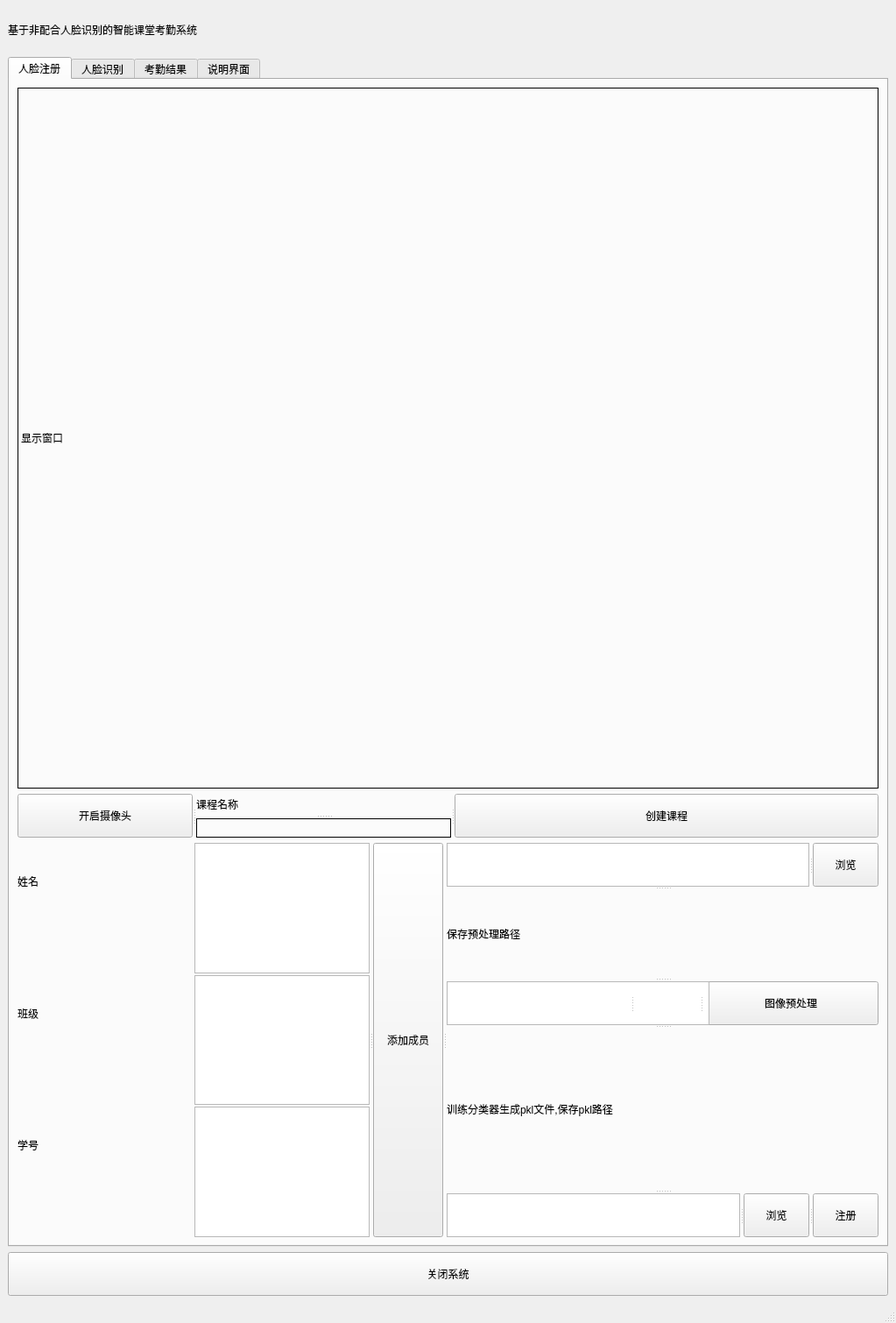
<?xml version="1.0" encoding="UTF-8"?>
<ui version="4.0">
 <class>MainWindow</class>
 <widget class="QMainWindow" name="MainWindow">
  <property name="geometry">
   <rect>
    <x>0</x>
    <y>0</y>
    <width>1023</width>
    <height>1510</height>
   </rect>
  </property>
  <property name="minimumSize">
   <size>
    <width>0</width>
    <height>1100</height>
   </size>
  </property>
  <property name="windowTitle">
   <string>MainWindow</string>
  </property>
  <widget class="QWidget" name="centralwidget">
   <layout class="QVBoxLayout" name="verticalLayout">
    <item>
     <widget class="QLabel" name="label_3">
      <property name="minimumSize">
       <size>
        <width>0</width>
        <height>50</height>
       </size>
      </property>
      <property name="maximumSize">
       <size>
        <width>16777215</width>
        <height>50</height>
       </size>
      </property>
      <property name="text">
       <string>基于非配合人脸识别的智能课堂考勤系统</string>
      </property>
     </widget>
    </item>
    <item>
     <widget class="QTabWidget" name="tabWidget">
      <property name="minimumSize">
       <size>
        <width>600</width>
        <height>0</height>
       </size>
      </property>
      <property name="currentIndex">
       <number>0</number>
      </property>
      <widget class="QWidget" name="tab">
       <attribute name="title">
        <string>人脸注册</string>
       </attribute>
       <layout class="QVBoxLayout" name="verticalLayout_2">
        <item>
         <widget class="QLabel" name="label_camera">
          <property name="minimumSize">
           <size>
            <width>660</width>
            <height>800</height>
           </size>
          </property>
          <property name="frameShape">
           <enum>QFrame::Box</enum>
          </property>
          <property name="text">
           <string>显示窗口</string>
          </property>
         </widget>
        </item>
        <item>
         <widget class="QSplitter" name="splitter_11">
          <property name="orientation">
           <enum>Qt::Horizontal</enum>
          </property>
          <widget class="QPushButton" name="btn_open_camera">
           <property name="minimumSize">
            <size>
             <width>200</width>
             <height>50</height>
            </size>
           </property>
           <property name="maximumSize">
            <size>
             <width>200</width>
             <height>100</height>
            </size>
           </property>
           <property name="text">
            <string>开启摄像头</string>
           </property>
          </widget>
          <widget class="QSplitter" name="splitter_9">
           <property name="orientation">
            <enum>Qt::Horizontal</enum>
           </property>
           <widget class="QSplitter" name="splitter_8">
            <property name="orientation">
             <enum>Qt::Vertical</enum>
            </property>
            <widget class="QLabel" name="label_6">
             <property name="text">
              <string>课程名称</string>
             </property>
            </widget>
            <widget class="QLabel" name="label_show_course">
             <property name="frameShape">
              <enum>QFrame::Box</enum>
             </property>
             <property name="text">
              <string/>
             </property>
            </widget>
           </widget>
           <widget class="QPushButton" name="btn_create_data">
            <property name="text">
             <string>创建课程</string>
            </property>
           </widget>
          </widget>
         </widget>
        </item>
        <item>
         <widget class="QSplitter" name="splitter_4">
          <property name="orientation">
           <enum>Qt::Horizontal</enum>
          </property>
          <widget class="QWidget" name="layoutWidget">
           <layout class="QFormLayout" name="formLayout">
            <property name="horizontalSpacing">
             <number>2</number>
            </property>
            <property name="verticalSpacing">
             <number>2</number>
            </property>
            <item row="0" column="0">
             <widget class="QLabel" name="label_4">
              <property name="minimumSize">
               <size>
                <width>200</width>
                <height>50</height>
               </size>
              </property>
              <property name="text">
               <string>姓名</string>
              </property>
             </widget>
            </item>
            <item row="1" column="1">
             <widget class="QTextEdit" name="text_classes">
              <property name="minimumSize">
               <size>
                <width>200</width>
                <height>50</height>
               </size>
              </property>
             </widget>
            </item>
            <item row="2" column="0">
             <widget class="QLabel" name="label_5">
              <property name="minimumSize">
               <size>
                <width>200</width>
                <height>50</height>
               </size>
              </property>
              <property name="text">
               <string>学号</string>
              </property>
             </widget>
            </item>
            <item row="2" column="1">
             <widget class="QTextEdit" name="text_num">
              <property name="minimumSize">
               <size>
                <width>200</width>
                <height>50</height>
               </size>
              </property>
             </widget>
            </item>
            <item row="1" column="0">
             <widget class="QLabel" name="label_7">
              <property name="minimumSize">
               <size>
                <width>200</width>
                <height>50</height>
               </size>
              </property>
              <property name="text">
               <string>班级</string>
              </property>
             </widget>
            </item>
            <item row="0" column="1">
             <widget class="QTextEdit" name="text_name">
              <property name="minimumSize">
               <size>
                <width>200</width>
                <height>50</height>
               </size>
              </property>
             </widget>
            </item>
           </layout>
          </widget>
          <widget class="QPushButton" name="btn_insert">
           <property name="text">
            <string>添加成员</string>
           </property>
          </widget>
          <widget class="QSplitter" name="splitter_10">
           <property name="orientation">
            <enum>Qt::Vertical</enum>
           </property>
           <widget class="QSplitter" name="splitter">
            <property name="orientation">
             <enum>Qt::Horizontal</enum>
            </property>
            <widget class="QTextBrowser" name="text_path">
             <property name="minimumSize">
              <size>
               <width>300</width>
               <height>50</height>
              </size>
             </property>
             <property name="maximumSize">
              <size>
               <width>16777215</width>
               <height>50</height>
              </size>
             </property>
            </widget>
            <widget class="QPushButton" name="btn_path">
             <property name="minimumSize">
              <size>
               <width>75</width>
               <height>50</height>
              </size>
             </property>
             <property name="maximumSize">
              <size>
               <width>75</width>
               <height>50</height>
              </size>
             </property>
             <property name="text">
              <string>浏览</string>
             </property>
            </widget>
           </widget>
           <widget class="QLabel" name="label_detect_output">
            <property name="minimumSize">
             <size>
              <width>0</width>
              <height>50</height>
             </size>
            </property>
            <property name="maximumSize">
             <size>
              <width>16777215</width>
              <height>100</height>
             </size>
            </property>
            <property name="text">
             <string>保存预处理路径</string>
            </property>
           </widget>
           <widget class="QSplitter" name="splitter_7">
            <property name="orientation">
             <enum>Qt::Horizontal</enum>
            </property>
            <widget class="QTextBrowser" name="text_detect_path">
             <property name="minimumSize">
              <size>
               <width>300</width>
               <height>50</height>
              </size>
             </property>
             <property name="maximumSize">
              <size>
               <width>16777215</width>
               <height>50</height>
              </size>
             </property>
            </widget>
            <widget class="QPushButton" name="btn_detect_path">
             <property name="minimumSize">
              <size>
               <width>75</width>
               <height>50</height>
              </size>
             </property>
             <property name="maximumSize">
              <size>
               <width>75</width>
               <height>50</height>
              </size>
             </property>
             <property name="text">
              <string>浏览</string>
             </property>
            </widget>
            <widget class="QPushButton" name="btn_detect">
             <property name="minimumSize">
              <size>
               <width>200</width>
               <height>50</height>
              </size>
             </property>
             <property name="maximumSize">
              <size>
               <width>200</width>
               <height>50</height>
              </size>
             </property>
             <property name="text">
              <string>图像预处理</string>
             </property>
            </widget>
           </widget>
           <widget class="QLabel" name="label_train_output">
            <property name="minimumSize">
             <size>
              <width>0</width>
              <height>50</height>
             </size>
            </property>
            <property name="maximumSize">
             <size>
              <width>16777215</width>
              <height>200</height>
             </size>
            </property>
            <property name="text">
             <string>训练分类器生成pkl文件,保存pkl路径</string>
            </property>
           </widget>
           <widget class="QSplitter" name="splitter_5">
            <property name="orientation">
             <enum>Qt::Horizontal</enum>
            </property>
            <widget class="QTextBrowser" name="text_train_path">
             <property name="minimumSize">
              <size>
               <width>300</width>
               <height>50</height>
              </size>
             </property>
             <property name="maximumSize">
              <size>
               <width>16777215</width>
               <height>50</height>
              </size>
             </property>
            </widget>
            <widget class="QPushButton" name="btn_train_path">
             <property name="minimumSize">
              <size>
               <width>75</width>
               <height>50</height>
              </size>
             </property>
             <property name="maximumSize">
              <size>
               <width>75</width>
               <height>50</height>
              </size>
             </property>
             <property name="text">
              <string>浏览</string>
             </property>
            </widget>
            <widget class="QPushButton" name="btn_train">
             <property name="minimumSize">
              <size>
               <width>75</width>
               <height>50</height>
              </size>
             </property>
             <property name="maximumSize">
              <size>
               <width>75</width>
               <height>50</height>
              </size>
             </property>
             <property name="text">
              <string>注册</string>
             </property>
            </widget>
           </widget>
          </widget>
         </widget>
        </item>
       </layout>
      </widget>
      <widget class="QWidget" name="tab_3">
       <attribute name="title">
        <string>人脸识别</string>
       </attribute>
       <layout class="QVBoxLayout" name="verticalLayout_3">
        <item>
         <widget class="QLabel" name="label_camera_recog">
          <property name="minimumSize">
           <size>
            <width>660</width>
            <height>600</height>
           </size>
          </property>
          <property name="frameShape">
           <enum>QFrame::Box</enum>
          </property>
          <property name="text">
           <string>显示窗口</string>
          </property>
         </widget>
        </item>
        <item>
         <widget class="QPushButton" name="btn_camera_recog">
          <property name="minimumSize">
           <size>
            <width>200</width>
            <height>50</height>
           </size>
          </property>
          <property name="maximumSize">
           <size>
            <width>200</width>
            <height>50</height>
           </size>
          </property>
          <property name="text">
           <string>开始识别</string>
          </property>
         </widget>
        </item>
       </layout>
      </widget>
      <widget class="QWidget" name="tab_4">
       <attribute name="title">
        <string>考勤结果</string>
       </attribute>
       <layout class="QVBoxLayout" name="verticalLayout_4">
        <item>
         <widget class="QSplitter" name="splitter_13">
          <property name="orientation">
           <enum>Qt::Horizontal</enum>
          </property>
          <widget class="QSplitter" name="splitter_6">
           <property name="orientation">
            <enum>Qt::Vertical</enum>
           </property>
           <widget class="QLabel" name="label_10">
            <property name="minimumSize">
             <size>
              <width>0</width>
              <height>50</height>
             </size>
            </property>
            <property name="maximumSize">
             <size>
              <width>16777215</width>
              <height>50</height>
             </size>
            </property>
            <property name="text">
             <string>课程</string>
            </property>
           </widget>
           <widget class="QLabel" name="label_cla">
            <property name="minimumSize">
             <size>
              <width>0</width>
              <height>50</height>
             </size>
            </property>
            <property name="maximumSize">
             <size>
              <width>16777215</width>
              <height>50</height>
             </size>
            </property>
            <property name="frameShape">
             <enum>QFrame::Box</enum>
            </property>
            <property name="text">
             <string/>
            </property>
           </widget>
          </widget>
          <widget class="QSplitter" name="splitter_12">
           <property name="orientation">
            <enum>Qt::Vertical</enum>
           </property>
           <widget class="QLabel" name="label_8">
            <property name="minimumSize">
             <size>
              <width>0</width>
              <height>50</height>
             </size>
            </property>
            <property name="maximumSize">
             <size>
              <width>16777215</width>
              <height>50</height>
             </size>
            </property>
            <property name="text">
             <string>课时</string>
            </property>
           </widget>
           <widget class="QLabel" name="label_cla_time">
            <property name="minimumSize">
             <size>
              <width>0</width>
              <height>50</height>
             </size>
            </property>
            <property name="maximumSize">
             <size>
              <width>16777215</width>
              <height>50</height>
             </size>
            </property>
            <property name="frameShape">
             <enum>QFrame::Box</enum>
            </property>
            <property name="text">
             <string/>
            </property>
           </widget>
          </widget>
         </widget>
        </item>
        <item>
         <widget class="QSplitter" name="splitter_3">
          <property name="orientation">
           <enum>Qt::Vertical</enum>
          </property>
          <widget class="QTableView" name="table_data_view"/>
          <widget class="QSplitter" name="splitter_2">
           <property name="orientation">
            <enum>Qt::Horizontal</enum>
           </property>
           <widget class="QPushButton" name="btn_Attendance">
            <property name="minimumSize">
             <size>
              <width>200</width>
              <height>100</height>
             </size>
            </property>
            <property name="maximumSize">
             <size>
              <width>200</width>
              <height>100</height>
             </size>
            </property>
            <property name="text">
             <string>查询考勤数据</string>
            </property>
           </widget>
           <widget class="QLabel" name="label_count">
            <property name="minimumSize">
             <size>
              <width>0</width>
              <height>100</height>
             </size>
            </property>
            <property name="maximumSize">
             <size>
              <width>16777215</width>
              <height>100</height>
             </size>
            </property>
            <property name="text">
             <string/>
            </property>
           </widget>
           <widget class="QPushButton" name="btn_save_Attendance">
            <property name="minimumSize">
             <size>
              <width>200</width>
              <height>100</height>
             </size>
            </property>
            <property name="maximumSize">
             <size>
              <width>200</width>
              <height>100</height>
             </size>
            </property>
            <property name="text">
             <string>保存考勤数据</string>
            </property>
           </widget>
          </widget>
         </widget>
        </item>
       </layout>
      </widget>
      <widget class="QWidget" name="tab_2">
       <attribute name="title">
        <string>说明界面</string>
       </attribute>
      </widget>
     </widget>
    </item>
    <item>
     <widget class="QPushButton" name="btn_sys_close">
      <property name="minimumSize">
       <size>
        <width>0</width>
        <height>50</height>
       </size>
      </property>
      <property name="maximumSize">
       <size>
        <width>16777215</width>
        <height>50</height>
       </size>
      </property>
      <property name="text">
       <string>关闭系统</string>
      </property>
     </widget>
    </item>
   </layout>
  </widget>
  <widget class="QMenuBar" name="menubar">
   <property name="geometry">
    <rect>
     <x>0</x>
     <y>0</y>
     <width>1023</width>
     <height>19</height>
    </rect>
   </property>
  </widget>
  <widget class="QStatusBar" name="statusbar"/>
 </widget>
 <resources/>
 <connections/>
</ui>
